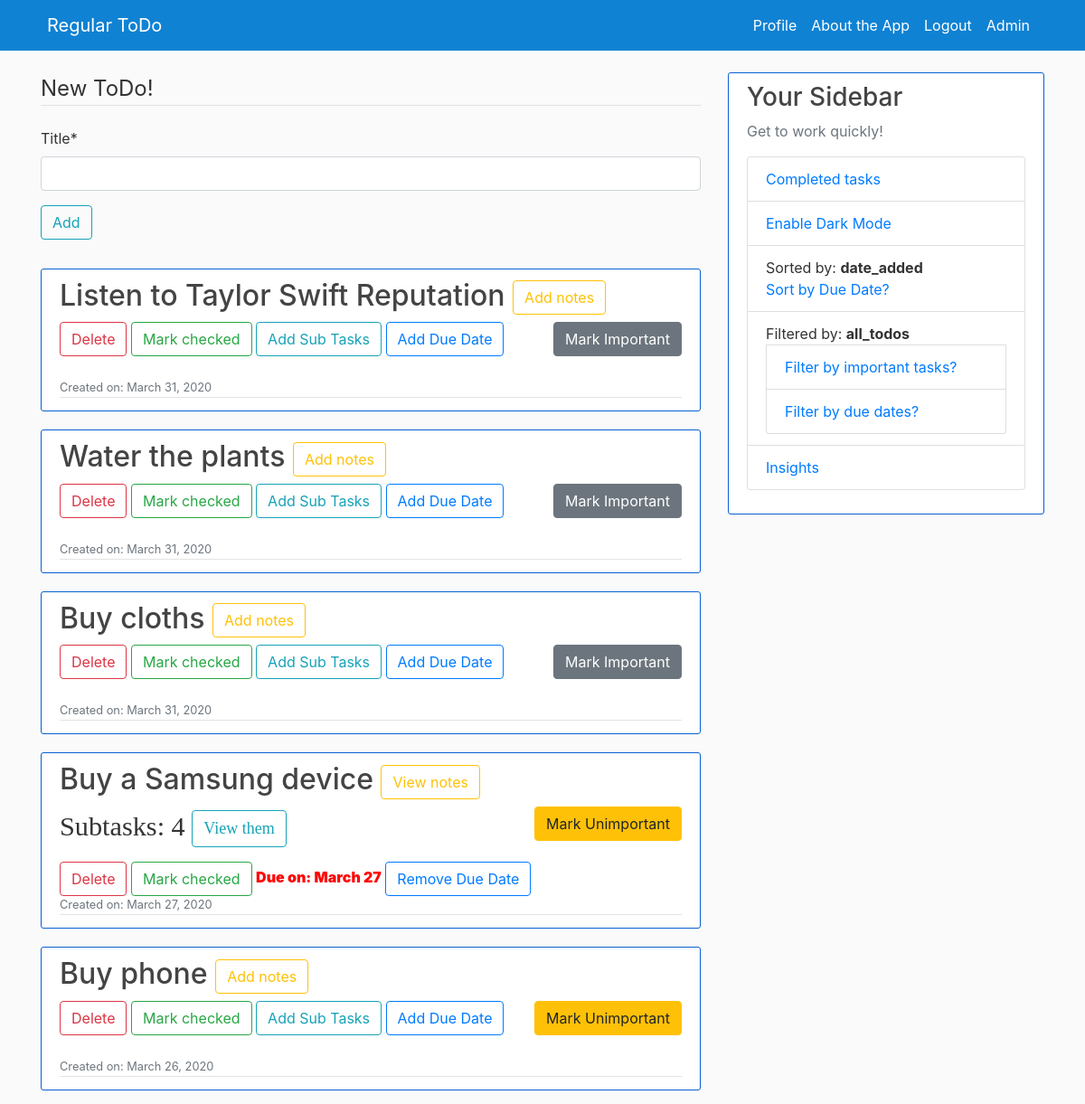
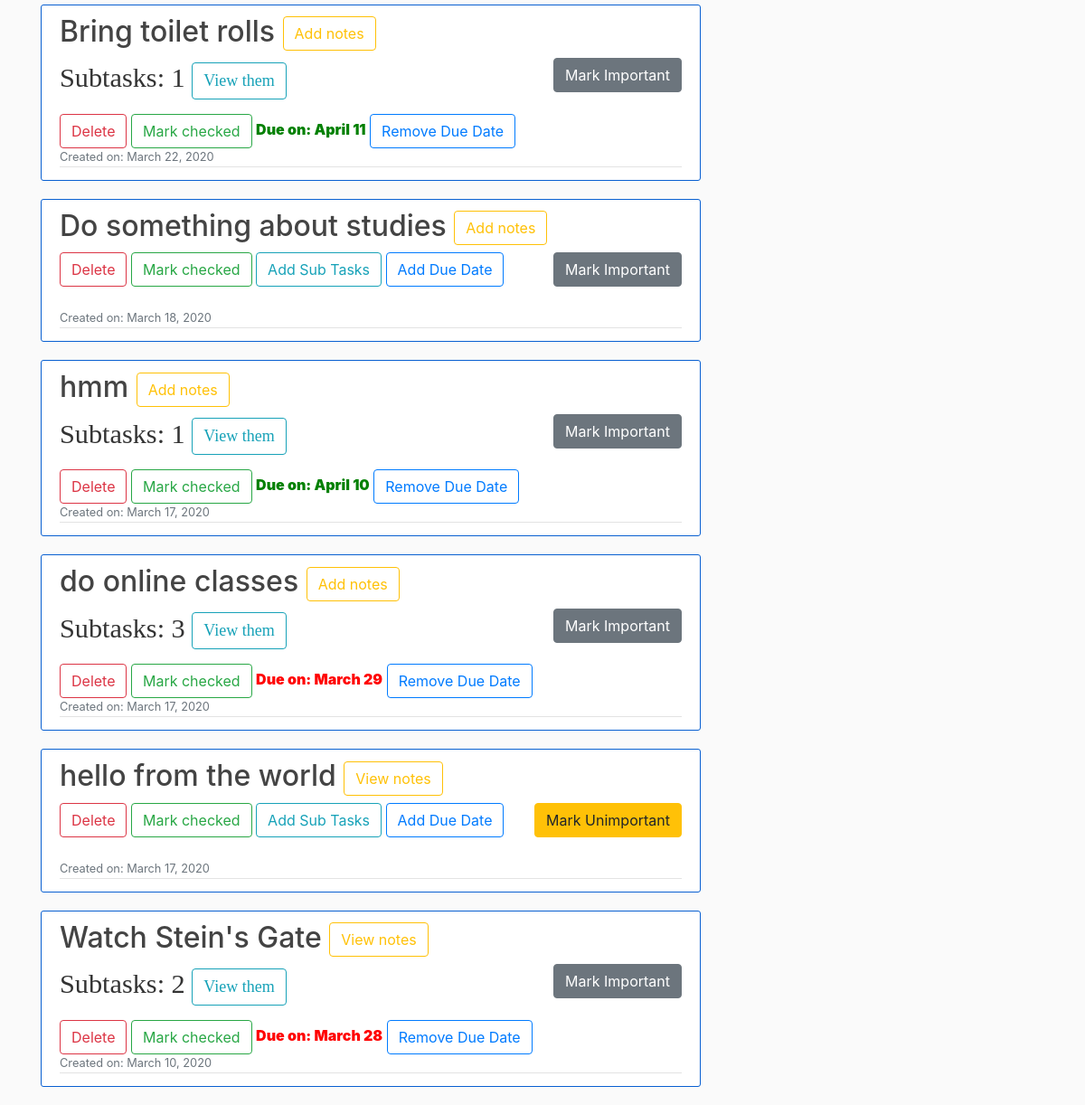
Before: / (signed in) with the older database file (2 pictures, top to bottom).
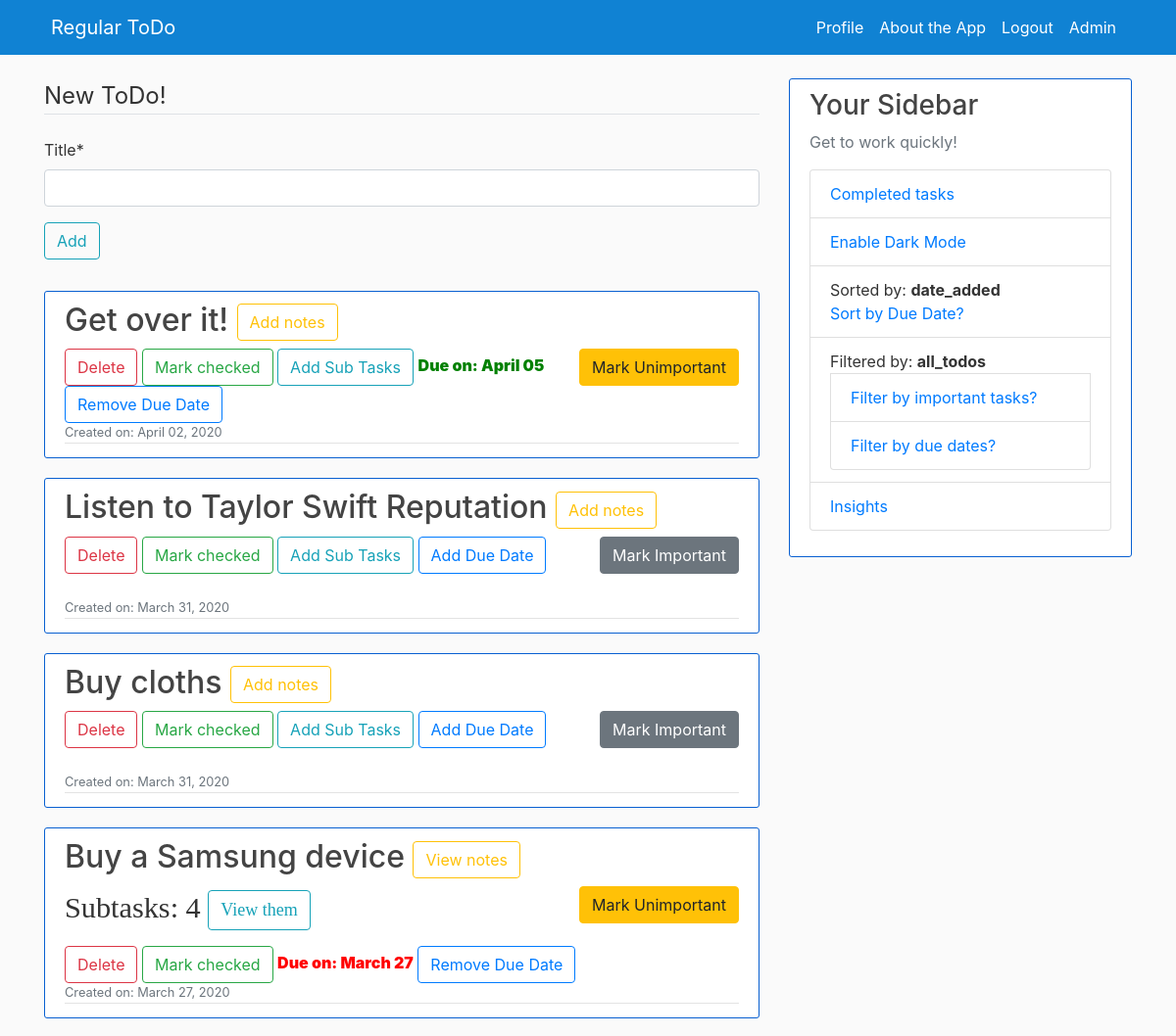
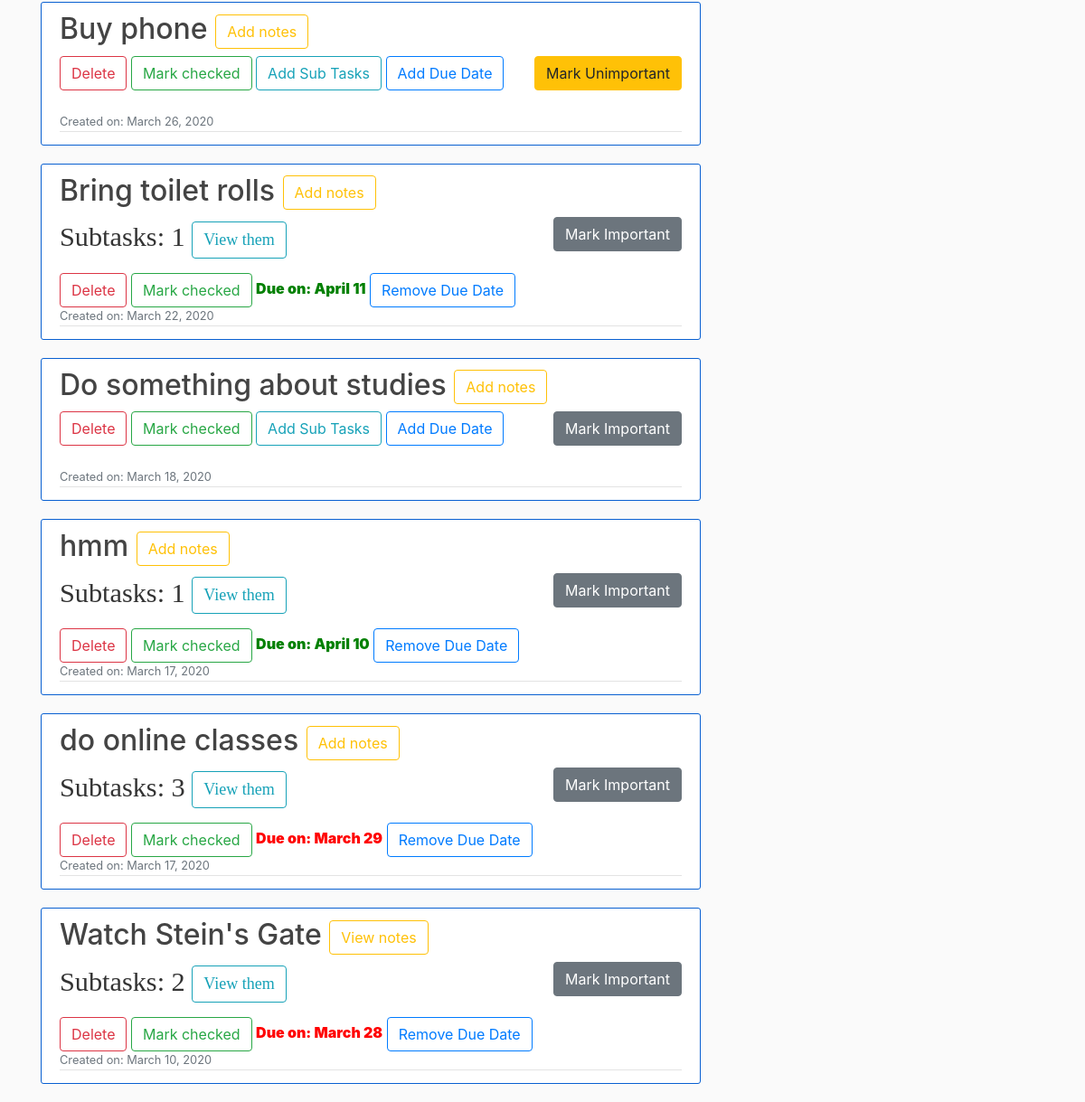
After: the same page with the newer database file (2 pictures, top to bottom).
### ToDo/models.py (models this page shows, shortened)
class ToDo(models.Model):
    title = models.CharField(max_length=100)
    date_posted = models.DateTimeField(default=timezone.now)
    creator = models.ForeignKey(User, on_delete=models.CASCADE)
    is_checked = models.BooleanField(default=False)
    due_date = models.DateTimeField(null=True, blank=True)
    due_date_color = models.CharField(max_length=100, null=True, blank=True)
    num_of_subtasks = models.IntegerField(default=0)
    date_completed = models.DateTimeField(null=True, blank=True)
    notes = models.BooleanField(default=False)
    important = models.BooleanField(default=False)

### users/models.py (models this page shows, shortened)
class Profile(models.Model):
    user = models.OneToOneField(User, on_delete=models.CASCADE)
    image = models.ImageField(default="default.jpg", upload_to="profile_pics")
    todos = models.IntegerField(default=0)
    has_dark_mode = models.BooleanField(default=False)
    sort_todos_by = models.CharField(max_length=100, default="date_added")
    total_todos = models.IntegerField(default=0)
    filter_todos_by = models.CharField(max_length=100, default="all_todos")
    num_of_important_tasks = models.IntegerField(default=0)
    insights_enabled = models.BooleanField(default=False)
    last_insights_date = models.DateTimeField(null=True, blank=True)
    todos_created_this_week = models.IntegerField(default=0)
    todos_completed_this_week = models.IntegerField(default=0)
    todos_completed_on_time = models.IntegerField(default=0)
    generated_insights_this_week = models.BooleanField(default=False)
    efficiency_this_week = models.IntegerField(default=0)
    efficiency_change = models.IntegerField(default=0)
    efficiency_change_type = models.CharField(max_length=100, default="NOT_PROVIDED")

### ToDo/views.py (the view, shortened to what this page needs)
# urls.py: 2. Add a URL to urlpatterns:  path('', views.home, name='home')
def home(request):
    if request.method == "POST":
        due_form = DueDateForm(request.POST)
        add_form = NewTaskForm(request.POST)
        if due_form.is_valid():
            days = due_form.cleaned_data.get("due_date").lower()
            if days == "today":
                days = 0
            elif days == "tomorrow":
                days = 1
            elif days == "next week":
                days = 7
            elif days == "yesterday":
                days = -1
            elif days == "last week":
                days = -7
            else:
                days = int(days)
            today = datetime.datetime.today()
            due_date = today + datetime.timedelta(days=days)
            todo = ToDo.objects.get(pk=int(request.POST.get("title", "")))
            todo.due_date = due_date
            todo.save()
            messages.success(request, "Due Date added to task")
            return redirect("todo-home")
        elif add_form.is_valid():
            title = add_form.cleaned_data.get("title")
            todo = ToDo(title=title)
            todo.creator = request.user
            todo.save()
            user = User.objects.get(username=request.user.username)
            user.profile.todos += 1
            user.profile.total_todos += 1
            user.save()
            messages.success(request, "Your new task has been added")
            return redirect("todo-home")
    else:
        add_form = NewTaskForm()
        due_form = DueDateForm()
    today = datetime.datetime.now(datetime.timezone.utc)
    todo_objects = ToDo.objects.all()
    for todo in todo_objects:
        if todo.due_date is not None:
            if todo.due_date.day == today.day:
                todo.due_date_color = "blue"
            elif todo.due_date > today:
                todo.due_date_color = "green"
            elif todo.due_date < today:
                todo.due_date_color = "red"
            todo.save()
    todos = todo_objects
    if request.user.is_authenticated:
        user = User.objects.get(username=request.user.username)
        if user.profile.sort_todos_by == "date_added":
            if user.profile.filter_todos_by == "important_todos":
                todos = ToDo.objects.filter(important=True).order_by("-date_posted")
            elif user.profile.filter_todos_by == "due_date_todos":
                todos = []
                for todo in ToDo.objects.all():
                    if todo.due_date is not None:
                        todos.append(todo)
                todos.reverse()
            elif user.profile.filter_todos_by == "all_todos":
                todos = ToDo.objects.all().order_by("-date_posted")
        if not user.profile.insights_enabled:
            if (today - user.date_joined).days >= 7:
                user.profile.insights_enabled = True
                previous_monday = today - datetime.timedelta(days=today.weekday())
                user.profile.last_insights_date = previous_monday
                user.save()
        if user.profile.insights_enabled:
            if (today - user.profile.last_insights_date).days >= 7:
                user.profile.generated_insights_this_week = False
                user.save()
    context = {
        "todos": todos,
        "add_form": add_form,
        "due_form": due_form
    }
    return render(request, "ToDo/home.html", context=context)

### ToDo/forms.py
class NewTaskForm(forms.Form):
    title = forms.CharField(max_length=150)

class DueDateForm(forms.Form):
    due_date = forms.CharField(max_length=150, help_text="eg. 'tomorrow', 'today', yesterday, next week, 5")

### ToDo/templates/ToDo/home.html (shortened to what this page needs)
{% extends "ToDo/base.html" %}
{% block content %}
{% load crispy_forms_tags %}
{% load user_agents %}
    {% if user.is_authenticated %}
        <div class="content section">
            <form method="POST" name="add_form">
                <fieldset class="form-group dark-mode-assist">
                    <legend class="border-bottom mb-4">New ToDo!</legend>
                    {{ add_form|crispy }}
                    <div class="form-group">
                        <button class="btn btn-outline-info" type="submit" name="add-task">Add</button>
                    </div>
                </fieldset>
            </form>
        </div>
        {% if user.profile.todos == 0 %}
            <div class="container-fluid">
                <h2>You are on top of the world!</h2>
            </div>
        {% else %}
            {% for todo in todos %}
                {% if user.username|lower == todo.creator|lower and not todo.is_checked %}
                    <article class="media content-section">
                        <div class="media-body">
                            {% if todo.notes %}
                                <h2><a href="{% url 'todo-edit' todo.pk %}" class="article-title">{{ todo.title }}</a> <button onclick="location.href='{% url 'todo-add-notes' todo.pk %}'" class="btn btn-outline-warning" type="submit">View notes</button></h2>
                            {% else %}
                                <h2><a href="{% url 'todo-edit' todo.pk %}" class="article-title">{{ todo.title }}</a> <button onclick="location.href='{% url 'todo-add-notes' todo.pk %}'" class="btn btn-outline-warning" type="submit">Add notes</button></h2>
                            {% endif %}
                            {% if not todo.important %}
                                <button style="float: right;" onclick="location.href='{% url 'todo-toggle-important' todo.pk %}'" type="submit" class="btn btn-secondary">
                                    <span aria-hidden="true">Mark Important</span>
                                </button>
                            {% else %}
                                <button style="float: right;" onclick="location.href='{% url 'todo-toggle-important' todo.pk %}'" type="submit" class="btn btn-warning">
                                    <span aria-hidden="true">Mark Unimportant</span>
                                </button>
                            {% endif %}
                            {% if todo.num_of_subtasks != 0 %}
                                <p class="dark-mode-assist" style="font-family: Calibri; font-size: 3ch;">Subtasks: {{ todo.num_of_subtasks }} <button style="font-size: 18px;" onclick="location.href='{% url 'todo-add-subtask' todo.pk %}'" class="btn btn-outline-info" type="submit">View them</button></p>
                            {% endif %}
                            <button type="button" class="btn btn-outline-danger" data-toggle="modal" data-target="#exampleModalCenter">
                              Delete
                            </button>
                            <button onclick="location.href='{% url 'todo-check' todo.pk %}'" class="btn btn-outline-success" type="submit">Mark checked</button>
                            {% if todo.num_of_subtasks == 0 %}
                                <button onclick="location.href='{% url 'todo-add-subtask' todo.pk %}'" class="btn btn-outline-info" type="submit">Add Sub Tasks</button>
                            {% endif %}
                            {% if todo.due_date == None %}
                                <a class="btn btn-outline-primary" data-toggle="collapse" href="#multiCollapseExample{{ todo.pk }}" role="button" aria-expanded="false" aria-controls="multiCollapseExample{{ todo.pk }}">Add Due Date</a>
                                <div class="row">
                                  <div class="col">
                                  </div>
                                </div>
                            {% else %}
                                <p2 style="font-weight: 1000; color: {{ todo.due_date_color }}; ">Due on: {{ todo.due_date|date:"F d" }}</p2>
                                <button onclick="location.href='{% url 'todo-due-remove' todo.pk %}'" class="btn btn-outline-primary" type="submit">Remove Due Date</button>
                            {% endif %}
                            <br>
                            <div class="article-metadata">
                                <small class="text-muted">Created on: {{ todo.date_posted|date:"F d, Y" }}</small>
                            </div>
                        </div>
                    </article>
                {% endif %}
            {% endfor %}
        {% endif %}
    {% endif %}
{% endblock content %}

### ToDo/templates/ToDo/base.html (shortened to what this page needs)
{% load static %}
{% load user_agents %}
<html>
<head>
    <link rel="stylesheet" href="https://maxcdn.bootstrapcdn.com/bootstrap/4.0.0/css/bootstrap.min.css">
    {% if user.profile.has_dark_mode %}
        <link rel="stylesheet" type="text/css" href="{% static 'ToDo/main_dark.css' %}">
    {% else %}
        <link rel="stylesheet" type="text/css" href="{% static 'ToDo/main_light.css' %}">
    {% endif %}
</head>
<body>
    <header class="site-header">
        <nav class="navbar navbar-nav navbar-dark bg-steel navbar-expand-md fixed-top nav-fill">
          <div class="container">
            <a style="padding-left:15px" class="navbar-brand mr-4 nav-link" href="{% url 'todo-home' %}">Regular ToDo</a>
            <div class="collapse navbar-collapse" id="navbarToggle">
              <div class="navbar-nav">
                {% if user.is_authenticated %}
                    {% if request.path != "/profile/" %}
                        <a class="nav-item nav-link" href="{% url 'profile' %}">Profile</a>
                    {% endif %}
                    {% if request.path != "/about/" %}
                        <a class="nav-item nav-link" href="{% url 'todo-about' %}">About the App</a>
                    {% endif %}
                    <a class="nav-item nav-link" href="{% url 'logout' %}">Logout</a>
                    {% if user.is_superuser %}
                        <a class="nav-item nav-link" href="{% url 'admin:index' %}">Admin</a>
                    {% endif %}
                {% endif %}
              </div>
            </div>
          </div>
        </nav>
    </header>
    <main role="main" class="container">
        <div class="row">
            <div class="col-md-8">
                {% block content %}{% endblock %}
            </div>
            {% if user.is_authenticated and request.path != "/about/" %}
                <div class="col-md-4">
                    <div class="content-section">
                        <h3>Your Sidebar</h3>
                        <p class='text-muted'>Get to work quickly!
                            <ul class="list-group">
                                {% if request.path != "/todo/completed/" %}
                                    <li class="list-group-item dark-mode-assist-section"><a href="{% url 'todo-completed' %}">Completed tasks</a></li>
                                {% endif %}
                                {% if user.profile.has_dark_mode %}
                                    <li class="list-group-item dark-mode-assist-section"><a href="{% url 'todo-darkmode' %}">Disable Dark Mode</a></li>
                                {% else %}
                                    <li class="list-group-item dark-mode-assist-section"><a href="{% url 'todo-darkmode' %}">Enable Dark Mode</a></li>
                                {% endif %}
                                {% if request.path == "/" %}
                                    {% if user.profile.sort_todos_by == "date_added" %}
                                        <li class="list-group-item dark-mode-assist-section">Sorted by: <b>{{ user.profile.sort_todos_by }}</b><br><a href="{% url 'todo-user-sort' %}">Sort by Due Date?</a></li>
                                    {% else %}
                                        <li class="list-group-item dark-mode-assist-section">Sorted by: <b>{{ user.profile.sort_todos_by }}</b><br><a href="{% url 'todo-user-sort' %}">Sort by Date Added?</a></li>
                                    {% endif %}
                                {% endif %}
                                {% if request.path == "/" %}
                                    <li class="list-group-item dark-mode-assist-section">
                                        Filtered by: <b>{{ user.profile.filter_todos_by }}</b>
                                        {% if user.profile.filter_todos_by == "all_todos" %}
                                            <a href="{% url 'todo-filter-important' %}" class="list-group-item dark-mode-assist-section">Filter by important tasks?</a>
                                            <a href="{% url 'todo-filter-due-dates' %}" class="list-group-item dark-mode-assist-section">Filter by due dates?</a>
                                        {% elif user.profile.filter_todos_by == "important_todos" %}
                                            <a href="{% url 'todo-filter-normal' %}" class="list-group-item dark-mode-assist-section">Filter by all tasks?</a>
                                            <a href="{% url 'todo-filter-due-dates' %}" class="list-group-item dark-mode-assist-section">Filter by due dates?</a>
                                        {% elif user.profile.filter_todos_by == "due_date_todos" %}
                                            <a href="{% url 'todo-filter-normal' %}" class="list-group-item dark-mode-assist-section">Filter by all tasks?</a>
                                            <a href="{% url 'todo-filter-important' %}" class="list-group-item dark-mode-assist-section">Filter by important tasks?</a>
                                        {% endif %}
                                    </li>
                                {% endif %}
                                {% if request.path != "/insights/" %}
                                    <li class="list-group-item dark-mode-assist-section"><a href="{% url 'insights' %}">Insights</a></li>
                                {% endif %}
                            </ul>
                        </p>
                    </div>
                </div>
            {% endif %}
        </div>
    </main>
</body>
</html>

### static/ToDo/main_light.css (style rules this page uses)
body { background: #fafafa; color: #333333; margin-top: 5rem; }
h1, h2, h3, h4, h5, h6 { color: #444444; }
ul { margin: 0; }
.bg-steel { background-color: #1082d3; }
.site-header .navbar-nav .nav-link { color: #ffffff; }
.content-section { background: #ffffff; padding: 10px 20px; border: 1px solid #0960d1; border-radius: 3px; margin-bottom: 20px; }
.article-title { color: #444444; }
.article-metadata { padding-bottom: 1px; margin-bottom: 4px; border-bottom: 1px solid #e3e3e3 }

Changed rows visible on the page:
no longer on this page (row edited): ToDo: title "Water the plants", important "Mark Important", num_of_subtasks "Add Sub Tasks", date_posted "March 31, 2020"
no longer on this page (row edited): ToDo: title "hello from the world", important "Mark Unimportant", num_of_subtasks "Add Sub Tasks", date_posted "March 17, 2020"
added ToDo: title "Get over it!", important "Mark Unimportant", num_of_subtasks "Add Sub Tasks", due_date "April 05", date_posted "April 02, 2020", due_date_color "green" (drawn)
